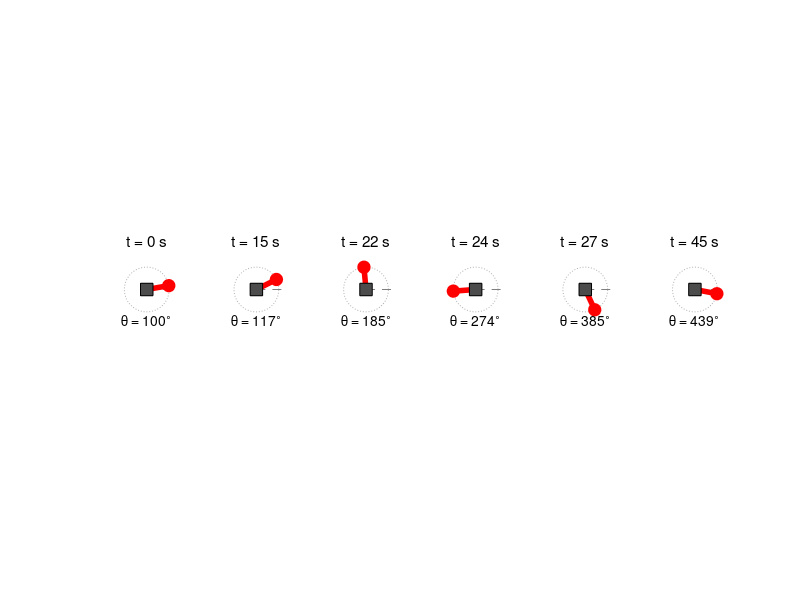

The MATLAB source for this figure:
% Animasyondan film seridi: theta(0) = 100 derece durumunun
% secilen anlari yan yana (PDF'e konacak sabit resim)

clear; clc; close all;

Jm = 0.01; b = 0.1; K = 0.01; R = 1; L = 0.5;
m = 0.05; l = 0.1; g = 9.81;
J = Jm + m*l^2;
f = @(t,x,u) [ x(2);
               (K*x(3) - b*x(2) - m*g*l*sin(x(1)))/J;
               (u - R*x(3) - K*x(2))/L ];
ieq = m*g*l/K;  ueq = R*ieq;

anlar = [0 15 22 24 27 45];          % s
x0 = [deg2rad(100); 0; ieq];
[~,x] = ode45(@(t,x) f(t,x,ueq), [0 1e-3 anlar(2:end)], x0);
th = x([1 3:end],1);

fig = figure('Color','w','Position',[100 100 1200 260]);
for k = 1:numel(anlar)
    subplot(1,numel(anlar),k); hold on; axis equal; axis off;
    axis([-0.13 0.13 -0.13 0.13]);
    plot(0.1*cos(linspace(0,2*pi,100)), 0.1*sin(linspace(0,2*pi,100)), ':', 'Color',[.7 .7 .7]);
    plot([0 0.12],[0 0],'--','Color',[.5 .5 .5]);
    xu = l*sin(th(k));  yu = -l*cos(th(k));
    plot([0 xu],[0 yu],'r-','LineWidth',4);
    plot(xu,yu,'ro','MarkerSize',9,'MarkerFaceColor','r');
    plot(0,0,'ks','MarkerSize',9,'MarkerFaceColor',[.3 .3 .3]);
    title(sprintf('t = %d s', anlar(k)), 'FontWeight','normal');
    text(0,-0.135,sprintf('\\theta = %.0f^\\circ', rad2deg(th(k))), ...
         'HorizontalAlignment','center','FontSize',10);
    fprintf('t = %2d s -> theta = %.1f derece\n', anlar(k), rad2deg(th(k)));
end
sekil = fullfile(fileparts(fileparts(mfilename('fullpath'))),'sekiller');
exportgraphics(fig, fullfile(sekil,'model_filmseridi.png'), 'Resolution', 150);
